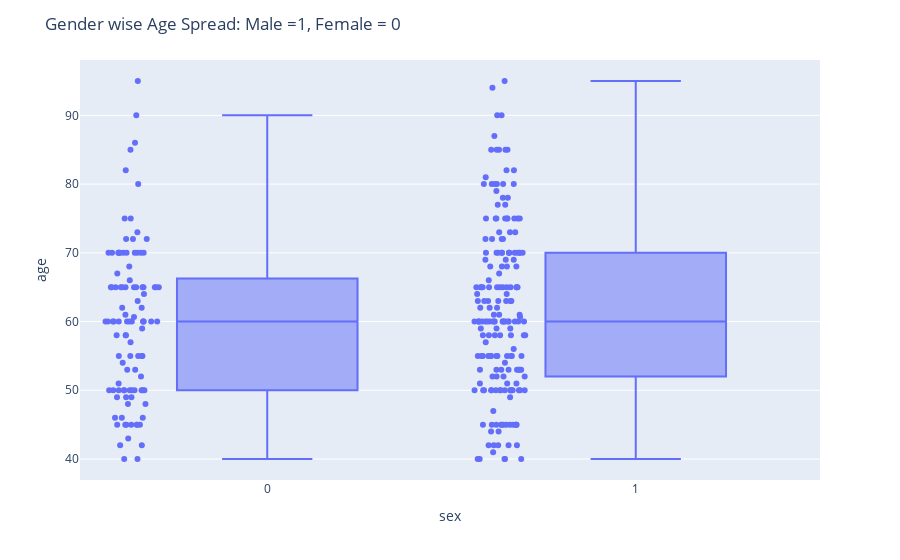

Notebook code for this chart:
### Markdown cell above
* Age-wise 40 to 80 the spread is High
* less than 40 age and greater than 80 age people are very low

### Code cell
fig = px.box(heart_data, x='sex', y='age', points='all')
fig.update_layout(title_text='Gender wise Age Spread: Male =1, Female = 0')
fig.show()

### Figure 1 — Plotly figure (JSON) as saved in the notebook; plotly's stock layout.template omitted (floating-point values rounded to 4 significant figures; data arrays with more than 128 entries replaced by an {"elided": "..."} marker saying what was removed)
{"data": [{"alignmentgroup": "True", "boxpoints": "all", "hovertemplate": "sex=%{x}<br>age=%{y}<extra></extra>", "legendgroup": "", "marker": {"color": "#636efa"}, "name": "", "notched": false, "offsetgroup": "", "orientation": "v", "showlegend": false, "type": "box", "x": {"elided": "299 int values"}, "x0": " ", "xaxis": "x", "y": {"elided": "299 float values"}, "y0": " ", "yaxis": "y"}], "layout": {"boxmode": "group", "legend": {"tracegroupgap": 0}, "margin": {"t": 60}, "title": {"text": "Gender wise Age Spread: Male =1, Female = 0"}, "xaxis": {"anchor": "y", "domain": [0, 1], "title": {"text": "sex"}}, "yaxis": {"anchor": "x", "domain": [0, 1], "title": {"text": "age"}}}}
